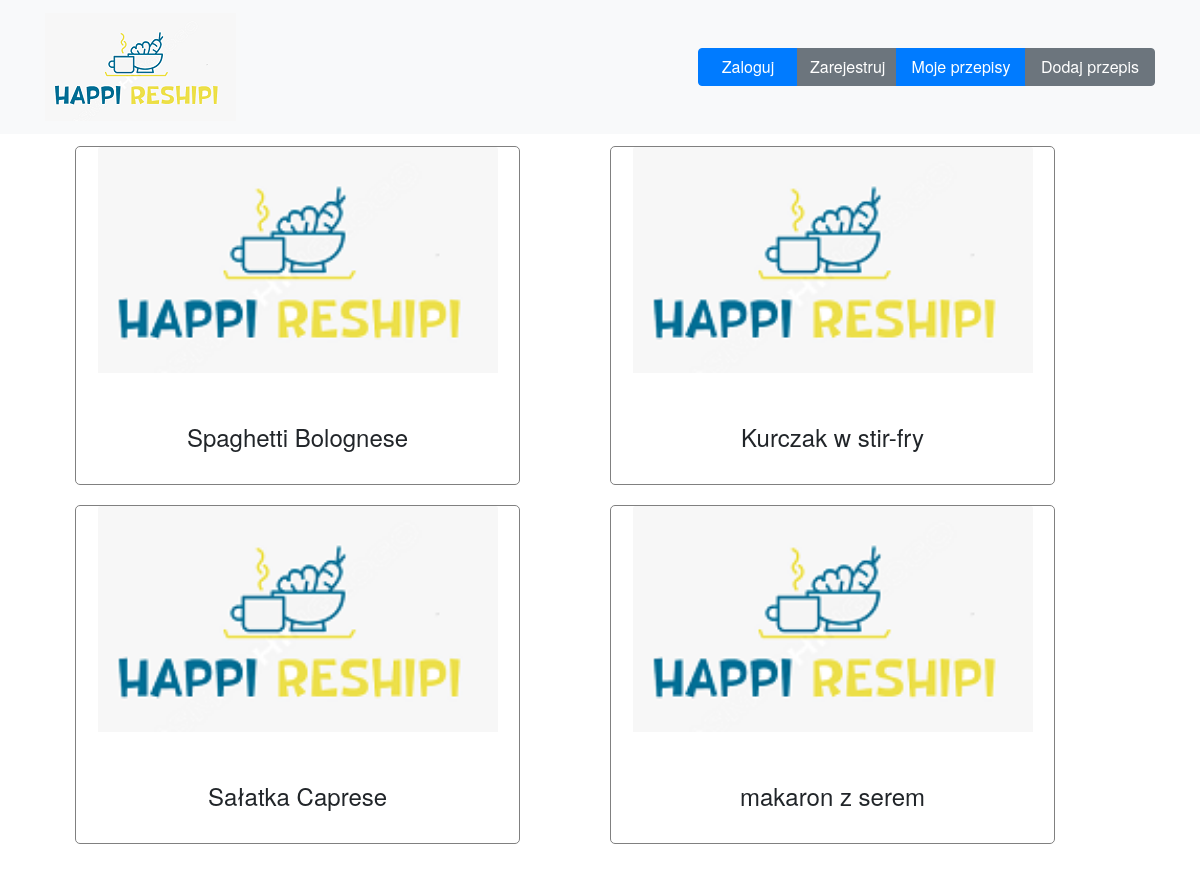
The page /index on the database as committed earlier.
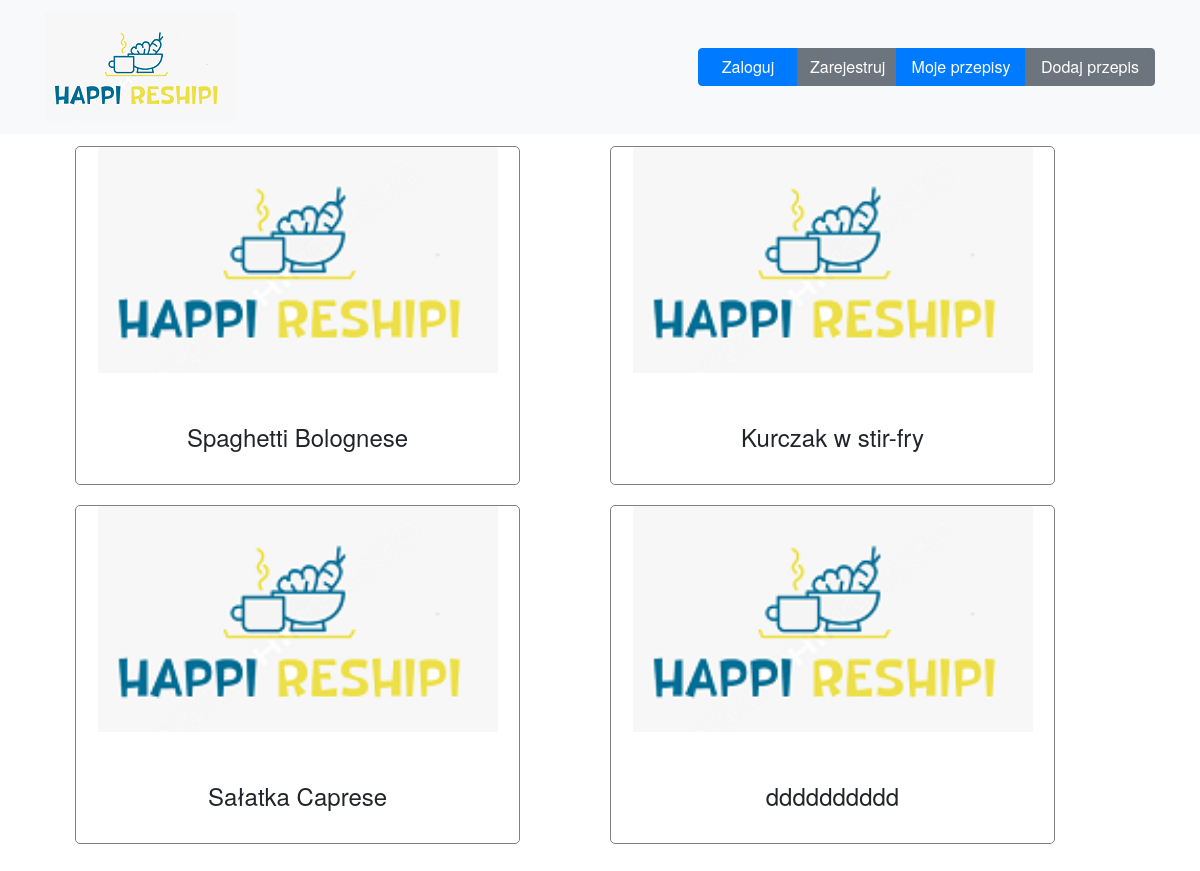
The same page on the database as committed later.
### tables this page shows
CREATE TABLE recipes (int integer primary key autoincrement, nazwa varchar(30), skladniki varchar(500), przygotowanie varchar(500), img varchar(100));

### happireshipi_app.py (the view)
@app.route('/')
@app.route('/index')
def index():
    db = get_db()
    sql_command = 'select * from recipes'
    cur = db.execute(sql_command)
    recipes = cur.fetchall()
    return render_template('index.html',recipes = recipes )

### happireshipi_app.py (called while the page is built)
def get_db():
    if not hasattr(g, 'sqlite_db'):
        conn = sqlite3.connect(app_info["db_file"])
        conn.row_factory=sqlite3.Row
        g.sqlite_db = conn
    return g.sqlite_db

### templates/index.html (shortened to what this page needs)
{% extends "base.html" %}
{% block content %}
<section class="" id="portfolio">
    <div class="container">
        <div class="row">
            {% for recipe in recipes  %}
            <div class="col-md-5 col-sm-10 portfolio-item">
                <div class="card">
                    <a class="portfolio-link" data-toggle="modal" href="#portfolioModal{{recipe .int}}">
                        <img class="card-img-top" src="{{url_for('static', filename=recipe.img )  }}" style="width:400px;"
                            alt="Card image cap">
                    </a>
                    <div class="card-body">
                        <h4 class="card-title">{{ recipe.nazwa }}</h4>
                    </div>
                </div>
            </div>
            {% endfor %}
        </div>
    </div>
</section>
{% endblock %}

### templates/base.html (shortened to what this page needs)
<!doctype html>
<html>
<head>
  <link rel="stylesheet" type="text/css" href="{{ url_for('static', filename='styles/bootstrap.min.css') }}">
  <link href="../links/bootstrap/css/bootstrap.min.css" rel="stylesheet" />
  <link rel="stylesheet" type="text/css" href="{{ url_for('static',filename='styles/base.css') }}">
</head>
<body id="page-top" class="">
  {% include "menu.html" %}
  {% block content %}{% endblock %}
</body>
</html>

### templates/menu.html
<nav class="navbar navbar-dark fixed-top bg-light" id="mainNav">
    <div class="container">
        <a class="navbar-brand" href="{{ url_for('index')}}">
            <img src="{{url_for('static', filename='logo.png')}}" class="img float-left" />
        </a>
        {% if logged==true %}
        <div class="btn-group">
            <button type="button" class="btn btn-danger dropdown-toggle" data-toggle="dropdown" aria-haspopup="true"
                aria-expanded="false">
                Action
            </button>
            <div class="dropdown-menu">
                <a class="dropdown-item" href="#">Dadaj przepis</a>
                <a class="dropdown-item" href="#">Moje konto</a>
                <div class="dropdown-divider"></div>
                <a class="dropdown-item" href="#">Wyloguj się</a>
            </div>
        </div>
        {% else %}
        <div class="btn-group">
            <button type="button" class="btn btn-primary " style="width: 100px;">
                Zaloguj
            </button>
            <button type="button" class="btn btn-secondary " style="width: 100px;">
                Zarejestruj
            </button>
            <button type="button" class="btn btn-primary " style="width: 130px;">
                <a href="{{ url_for('myRecipes')}}" class="text-white">Moje przepisy</a>
            </button>
            <button type="button" class="btn btn-secondary " style="width: 130px;">
                <a href="{{ url_for('addNewRecipe')}}" class="text-white" >Dodaj przepis</a>
            </button>
        </div>
        {% endif %}
    </div>
</nav>

### static/styles/base.css (style rules this page uses)
body { overflow-x: hidden; font-family: "Roboto Slab", "Helvetica Neue", Helvetica, Arial, sans-serif; min-height: 75rem; padding-top: 8.5rem; }
h4 { margin-top: 30px; text-align: center; margin-bottom: 20px; }
.card { border-color: grey; border-radius: 5px; }
#portfolio .portfolio-item { margin-right: 30px; margin-left: 30px; margin-top: 10px; margin-bottom: 10px; }
#portfolio .portfolio-item .portfolio-link { position: relative; display: block; max-width: 400px; margin: 0 auto; cursor: pointer; }

Rows that differ between the two databases and show on the page:
removed recipes: img (picture), nazwa "makaron z serem"
added recipes: img (picture), nazwa "dddddddddd"
